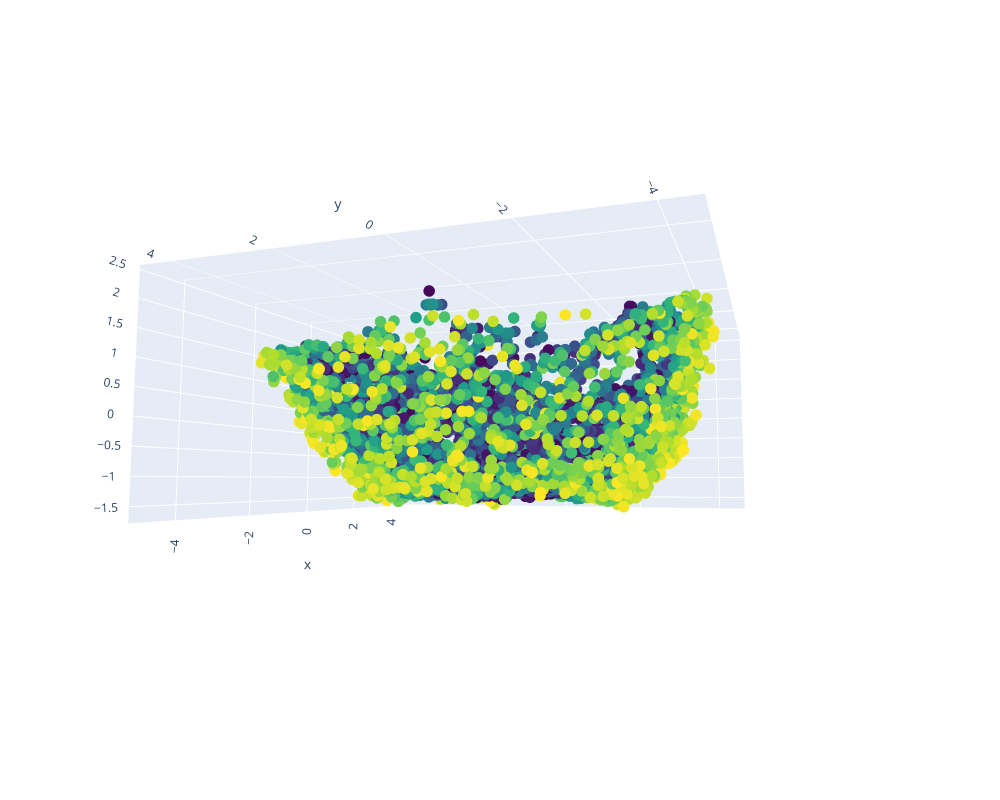

Notebook code cell kept with this figure:
### Code cell
# conserved_quantities = [phi0_c_values, energy_c_values, angular_momentum_c_values]
color = conserved_quantities[1]

fig = go.Figure(
        data=[go.Scatter3d(
        x=dims[0],
        y=dims[1],
        z=dims[2],
        mode='markers',
        marker=dict(
            size=4,
            color=color, # set color to an array/list of desired values
            colorscale='viridis',
            opacity=1
        )
    )],
    layout=go.Layout(height=800, width=1000)
)
fig.show()

### Figure 1 — Plotly figure (JSON) as saved in the notebook; plotly's stock layout.template omitted (floating-point values rounded to 4 significant figures; data arrays with more than 128 entries replaced by an {"elided": "..."} marker saying what was removed)
{"data": [{"marker": {"color": {"elided": "6000 float values"}, "colorscale": [[0, "#440154"], [0.1111, "#482878"], [0.2222, "#3e4989"], [0.3333, "#31688e"], [0.4444, "#26828e"], [0.5556, "#1f9e89"], [0.6667, "#35b779"], [0.7778, "#6ece58"], [0.8889, "#b5de2b"], [1, "#fde725"]], "opacity": 1, "size": 4}, "mode": "markers", "type": "scatter3d", "x": {"elided": "6000 float values"}, "y": {"elided": "6000 float values"}, "z": {"elided": "6000 float values"}}], "layout": {"height": 800, "scene": {"aspectmode": "auto", "aspectratio": {"x": 1.372, "y": 1.248, "z": 0.5839}, "camera": {"center": {"x": 0, "y": 0, "z": 0}, "eye": {"x": -1.973, "y": -0.7194, "z": -0.1961}, "projection": {"type": "perspective"}, "up": {"x": 0, "y": 0, "z": 1}}}, "width": 1000}}
